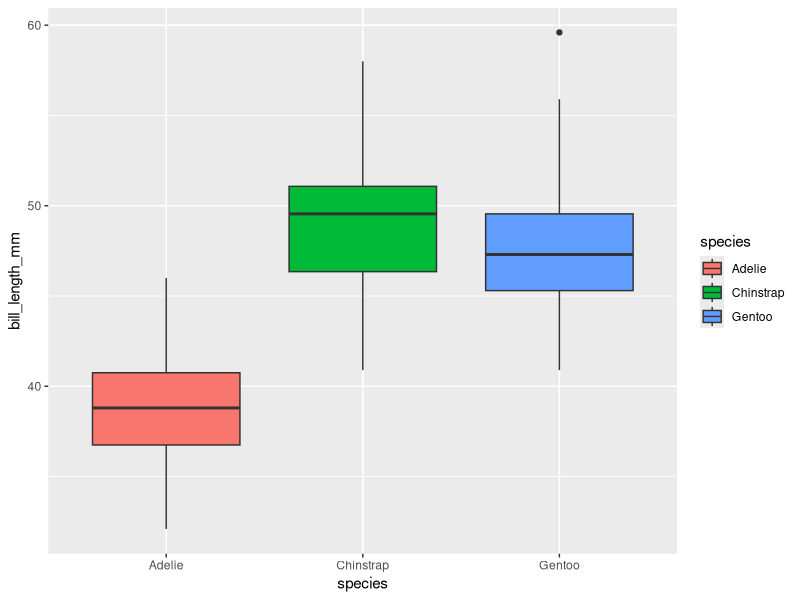
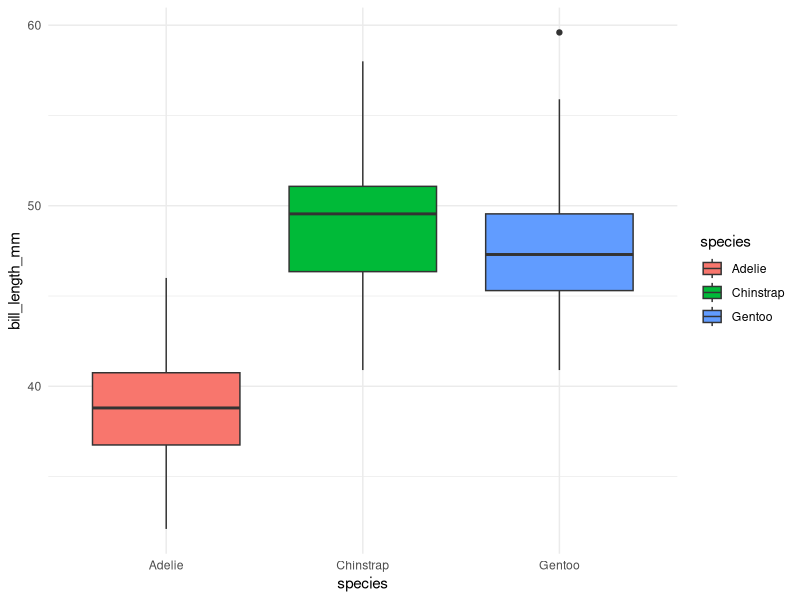

Source code (R) for these figures, in order:

            library(ggplot2)
            library(palmerpenguins)
            built_answer <- tryCatch(
                {
                    set.seed(42)
                    ggplot(penguins, aes(x = species, y = bill_length_mm, fill = species)) + geom_boxplot()
                    suppressWarnings(
                        if (!file.exists("/sandbox/figures/bill-length_species_boxplot_coloured_species_answer.png")) {
                            ggsave(
                                width = 3,
                                height = 3,
                                "/sandbox/figures/bill-length_species_boxplot_coloured_species_answer.png"
                            )
                        }
                    )
                    suppressWarnings(
                        ggplot_build(last_plot())
                    )
                },
                error = function(e) {
                    'ERROR'
                }
            )
            built_submission <- tryCatch(
                {
                    set.seed(42)
                    ggplot(penguins, aes(x = species, y = bill_length_mm, fill = species)) +
  geom_boxplot() +
  theme_minimal()
                    suppressWarnings(
                        ggsave(
                            width = 3,
                            height = 3,
                            "figures/bill-length_species_boxplot_coloured_species_submission_phi4mini.png"
                        )
                    )
                    suppressWarnings(
                        ggplot_build(last_plot())
                    )
                },
                error = function(e) {
                    'ERROR'
                }
            )
            cat(isTRUE(all.equal(built_answer, built_submission)))
        
